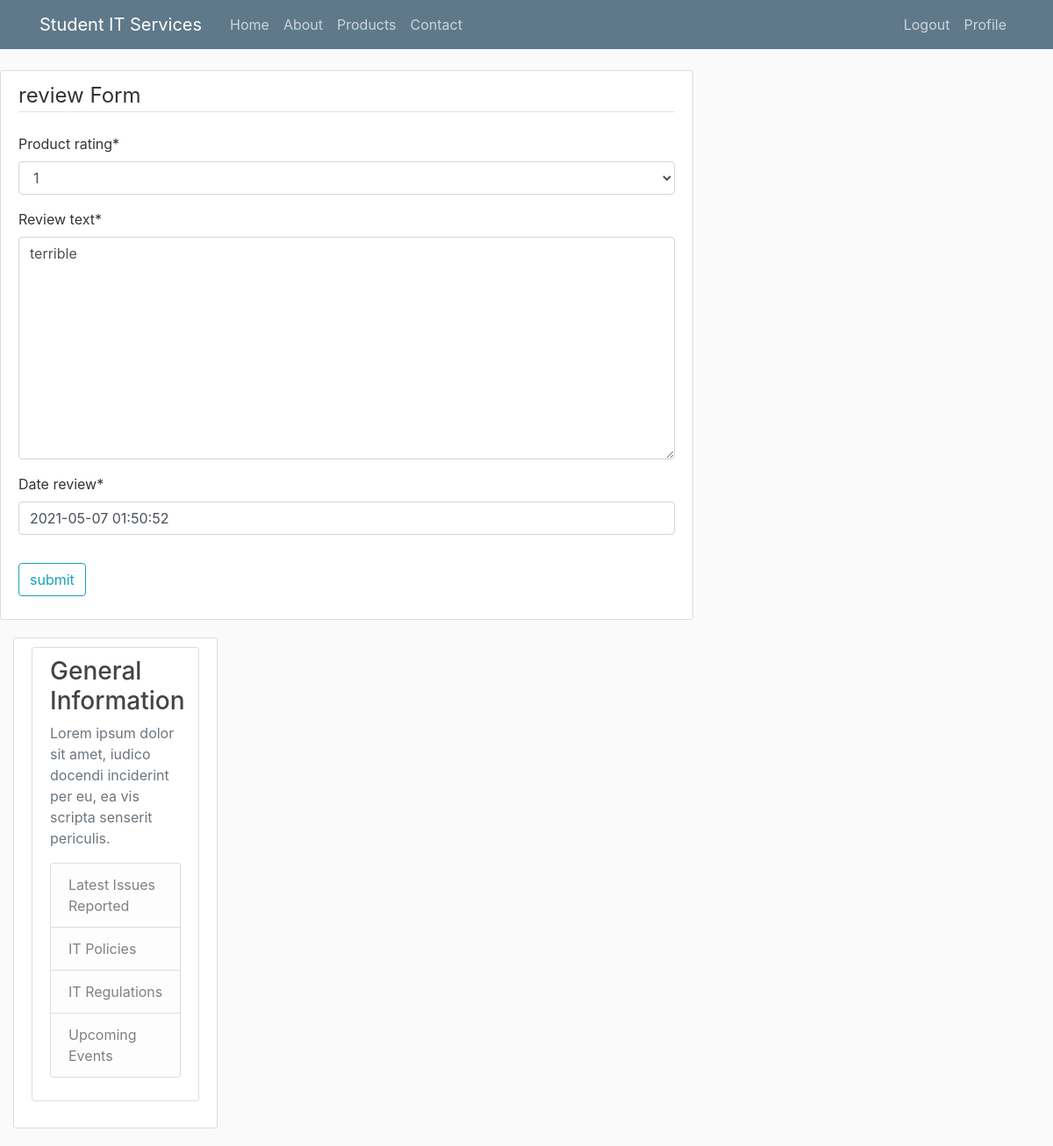
The page /review/21/update/ (signed in) on the database its author committed.
### reviewproduct/models.py (models this page shows, shortened)
class Review(models.Model):
    author=models.ForeignKey(User, on_delete=models.CASCADE)
    product=models.ForeignKey(Product,null=True, on_delete=models.CASCADE)
    product_rating=models.IntegerField(choices=list(zip(range(1,11), range(1,11))))
    review_text=models.TextField()
    Date_review=models.DateTimeField(default=timezone.now)

### reviewproduct/views.py (the view)
# urls.py: path('review/<int:pk>/update/', PostUpdateView.as_view(), name='review-update'),
class PostUpdateView(LoginRequiredMixin, UserPassesTestMixin, UpdateView):
        def test_func(self):
                review = self.get_object()
                if self.request.user == review.author:
                        return True
                return False
        model = Review
        fields = ['product_rating', 'review_text', 'Date_review']

### reviewproduct/templates/reviewproduct/review_form.html (shortened to what this page needs)
{% extends "reviewproduct/base.html" %}
{% load crispy_forms_tags %}
{% block content %}
<div class="content-section">
    <form method ="POST">
        <fieldset class="form-group">
            <legend class="border-bottom mb-4">
                review Form
            </legend>
            {{ form|crispy}}
        </fieldset>
        <div class="form-group">
            <button class="btn btn-outline-info" type="submit">
                submit </button>
            </div>
        </form>
        {% endblock content %}

### reviewproduct/static/css/styles.css (style rules this page uses)
body { background: #fafafa; color: #333333; margin-top: 5rem; }
.content-section { background: #ffffff; padding: 10px 20px; border: 1px solid #dddddd; border-radius: 3px; margin-bottom: 20px; }

### rows shown on the page
Review: product_rating "1", review_text "terrible", Date_review "2021-05-07 01:50:52"
